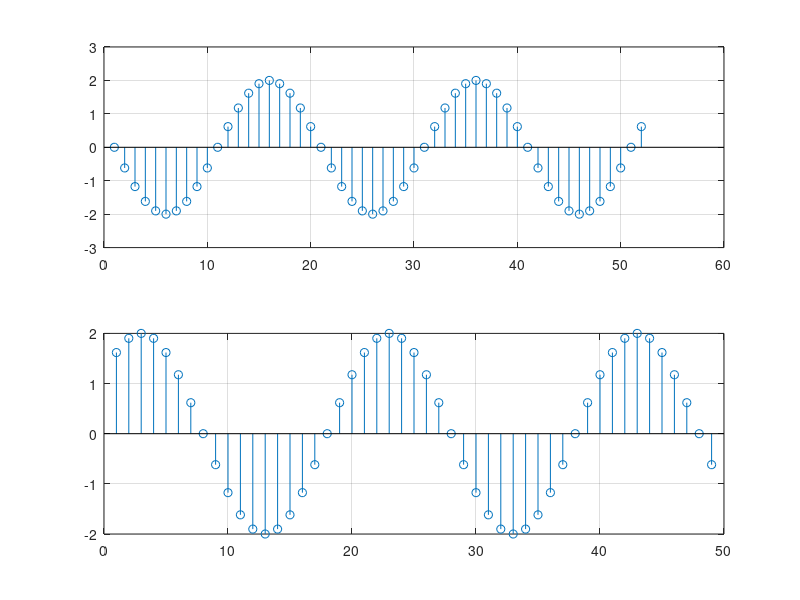

Reproduce this figure in MATLAB.
w0=0.1*pi;A=2;
y(1)=0;y(2)=-A*sin(w0);
for i=1:50
    y(i+2)=2*cos(w0)*y(i+1)-y(i);
    y_1(i)=A*sin((i+1)*w0);
end
subplot(211);stem(y);grid on
subplot(212);stem(y_1(2:length(y_1)));grid on

